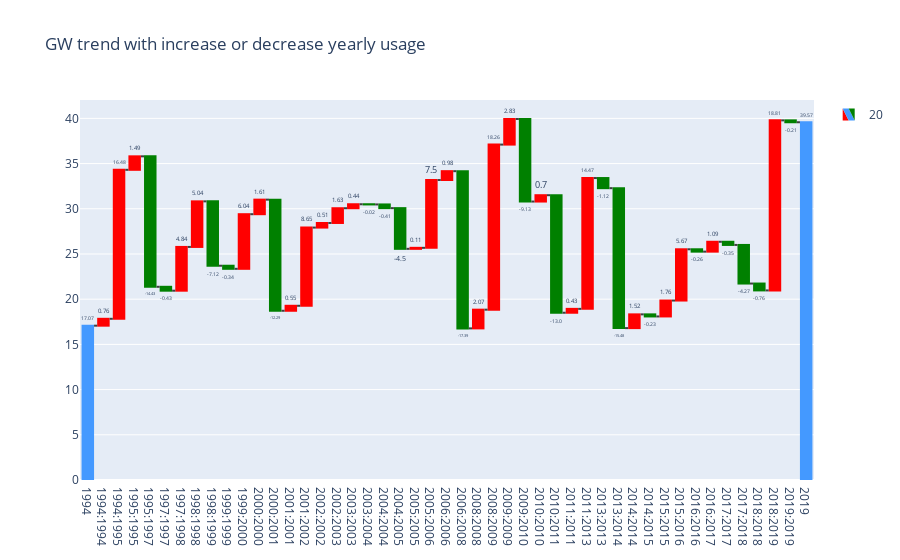

Write notebook code for a chart like this one.
### Code cell
fig = go.Figure(
    go.Waterfall(
        name="20",
        orientation="v",
        measure=measure,
        x=[PRE.index.tolist()[0]]
        + VALUES.index.tolist()
        + [POST.index.tolist()[-1]],
        textposition="outside",
        text=[PRE.iloc[0]] + list(VALUES.values.round(2)) + [POST.iloc[-1]],
        y=[PRE.iloc[0]] + list(VALUES.values.round(2)) + [POST.iloc[-1]],
        base=0,
        increasing={"marker": {"color": "Red"}},
        decreasing={"marker": {"color": "Green"}},
        connector={"line": {"color": "rgb(63, 63, 63)"}},
    )
)

fig.update_layout(
    title="GW trend with increase or decrease yearly usage and fluctuation",
    showlegend=True,
)
fig.show()

### Figure 1 — Plotly figure (JSON) as saved in the notebook; plotly's stock layout.template omitted (floating-point values rounded to 4 significant figures)
{"data": [{"base": 0, "connector": {"line": {"color": "rgb(63, 63, 63)"}}, "decreasing": {"marker": {"color": "Green"}}, "increasing": {"marker": {"color": "Red"}}, "measure": ["absolute", "relative", "relative", "relative", "relative", "relative", "relative", "relative", "relative", "relative", "relative", "relative", "relative", "relative", "relative", "relative", "relative", "relative", "relative", "relative", "relative", "relative", "relative", "relative", "relative", "relative", "relative", "relative", "relative", "relative", "relative", "relative", "relative", "relative", "relative", "relative", "relative", "relative", "relative", "relative", "relative", "relative", "relative", "relative", "relative", "relative", "absolute"], "name": "20", "orientation": "v", "text": ["17.07", "0.76", "16.48", "1.49", "-14.43", "-0.43", "4.84", "5.04", "-7.12", "-0.34", "6.04", "1.61", "-12.29", "0.55", "8.65", "0.51", "1.63", "0.44", "-0.02", "-0.41", "-4.5", "0.11", "7.5", "0.98", "-17.39", "2.07", "18.26", "2.83", "-9.13", "0.7", "-13.0", "0.43", "14.47", "-1.12", "-15.48", "1.52", "-0.23", "1.76", "5.67", "-0.26", "1.09", "-0.35", "-4.27", "-0.76", "18.81", "-0.21", "39.57"], "textposition": "outside", "type": "waterfall", "x": ["1994", "1994:1994", "1994:1995", "1995:1995", "1995:1997", "1997:1997", "1997:1998", "1998:1998", "1998:1999", "1999:1999", "1999:2000", "2000:2000", "2000:2001", "2001:2001", "2001:2002", "2002:2002", "2002:2003", "2003:2003", "2003:2004", "2004:2004", "2004:2005", "2005:2005", "2005:2006", "2006:2006", "2006:2008", "2008:2008", "2008:2009", "2009:2009", "2009:2010", "2010:2010", "2010:2011", "2011:2011", "2011:2013", "2013:2013", "2013:2014", "2014:2014", "2014:2015", "2015:2015", "2015:2016", "2016:2016", "2016:2017", "2017:2017", "2017:2018", "2018:2018", "2018:2019", "2019:2019", "2019"], "y": [17.07, 0.76, 16.48, 1.49, -14.43, -0.43, 4.84, 5.04, -7.12, -0.34, 6.04, 1.61, -12.29, 0.55, 8.65, 0.51, 1.63, 0.44, -0.02, -0.41, -4.5, 0.11, 7.5, 0.98, -17.39, 2.07, 18.26, 2.83, -9.13, 0.7, -13, 0.43, 14.47, -1.12, -15.48, 1.52, -0.23, 1.76, 5.67, -0.26, 1.09, -0.35, -4.27, -0.76, 18.81, -0.21, 39.57]}], "layout": {"autosize": true, "showlegend": true, "title": {"text": "GW trend with increase or decrease yearly usage"}, "xaxis": {"autorange": true, "range": [-0.5, 46.5], "type": "category"}, "yaxis": {"autorange": true, "range": [0, 42.03], "type": "linear"}}}
